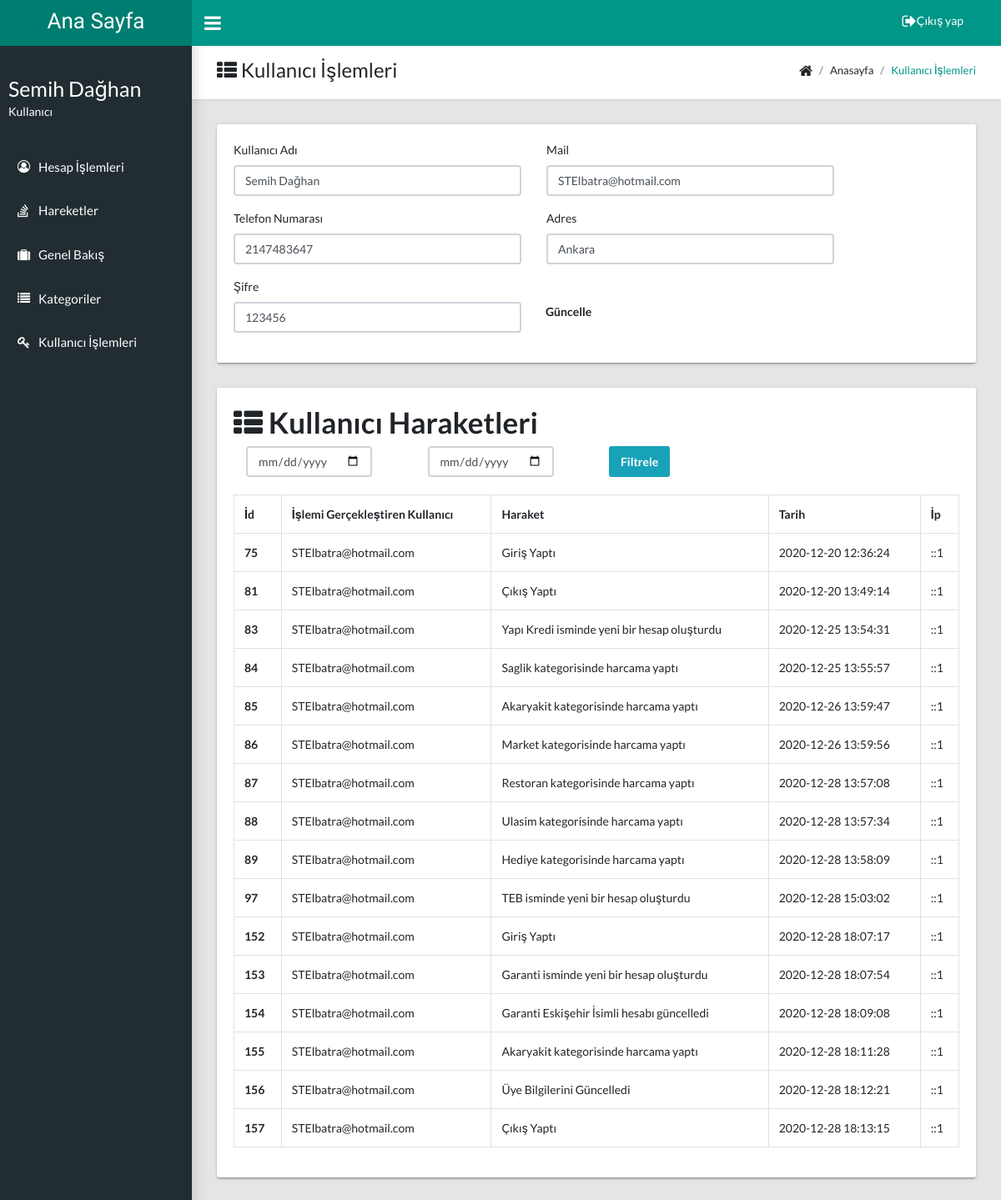
/panel/kullaniciislem.php, run on the app's committed database.
### tables this page shows
CREATE TABLE `uyeler` (
  `id` int(11) NOT NULL,
  `kullanici_adi` varchar(200) NOT NULL,
  `kullanici_mail` varchar(200) NOT NULL,
  `kullanici_tel` int(20) NOT NULL,
  `kullanici_adres` varchar(200) NOT NULL,
  `kullanici_sifre` varchar(200) NOT NULL
);

CREATE TABLE `kisilog` (
  `id` int(11) NOT NULL,
  `kisimail` varchar(30) NOT NULL,
  `kisiharaket` varchar(100) NOT NULL,
  `kisitarih` timestamp NOT NULL DEFAULT current_timestamp(),
  `ip` varchar(10) NOT NULL,
  `kdate` date NOT NULL DEFAULT current_timestamp()
);

### panel/kullaniciislem.php (the view, shortened to what this page needs)
<?php require_once 'inc/ust.php'; ?>
<?php require_once 'inc/sol.php'; ?>
<head>
    <link rel="stylesheet" href="http://code.jquery.com/ui/1.11.4/themes/smoothness/jquery-ui.css">
</head>
    <main class="app-content">
        <div class="app-title">
            <div>
                <h1><i class="fa fa-th-list"></i> Kullanıcı İşlemleri</h1>
            </div>
            <ul class="app-breadcrumb breadcrumb">
                <li class="breadcrumb-item"><i class="fa fa-home fa-lg"></i></li>
                <li class="breadcrumb-item">Anasayfa</li>
                <li class="breadcrumb-item active"><a href="#">Kullanıcı İşlemleri </a></li>
            </ul>
        </div>
        <div class="row">
                <div class="col-md-12">
                    <div class="tile">
                        <div class="m-t-30">
                            <?php
                            $sifreyenile = $db->query("SELECT * FROM uyeler WHERE id = 1")->fetch(PDO::FETCH_ASSOC);
                            ?>
                            <form>
                                <div class="row">
                                    <div class="form-group col-md-5">
                                        <label for="subject">Kullanıcı Adı</label>
                                        <input type="text" name="kullanici_adi" class="form-control required" value="<?php echo $sifreyenile['kullanici_adi']; ?>" placeholder="Kullanıcı Adınızı Giriniz...">
                                    </div>
                                    <div class="form-group col-md-5">
                                        <label for="subject">Mail</label>
                                        <input type="email" name="kullanici_mail" class="form-control required" value="<?php echo $sifreyenile['kullanici_mail']; ?>" placeholder="Mail Adresinizi Giriniz...">
                                    </div>
                                </div>
                                <div class="row">
                                    <div class="form-group col-md-5">
                                        <label for="subject">Telefon Numarası</label>
                                        <input type="number" name="kullanici_tel" class="form-control required" value="<?php echo $sifreyenile['kullanici_tel']; ?>" placeholder="Telefon Numaranızı Giriniz...">
                                    </div>
                                    <div class="form-group col-md-5">
                                        <label for="subject">Adres</label>
                                        <input type="text" name="kullanici_adres" class="form-control required" value="<?php echo $sifreyenile['kullanici_adres']; ?>" placeholder="Adresinizi Giriniz...">
                                    </div>
                                </div>
                                <div class="row">
                                    <div class="form-group col-md-5">
                                        <label for="subject">Şifre</label>
                                        <input type="number" name="kullanici_sifre" class="form-control required" value="<?php echo $sifreyenile['kullanici_sifre']; ?>" placeholder=" Yeni Şifrenizi Giriniz...">
                                    </div>
                                    <button class="btn my-3" type="submit"   onclick="return false;" id="update">Güncelle</button>
                                </div>
                            </form>
                        </div>
                    </div>
                </div>
            <div class="col-md-12">
                <div class="tile">
                    <div>
                        <h1><i class="fa fa-th-list"></i> Kullanıcı Haraketleri</h1>
                    </div>
                    <div class="m-t-30">
                        <body>
                        <form action="" class="form-inline date-form">
                            <div class="col-md-3">
                                <input type="date" name="from_date" id="from_date" class="form-control" placeholder="İlk Tarih" />
                            </div>
                            <div class="col-md-3">
                                <input type="date" name="to_date" id="to_date" class="form-control" placeholder="İkinci Tarih" />
                            </div>
                            <div class="col-md-5">
                                <input type="button" name="filter" id="filter" value="Filtrele" class="btn btn-info" />
                            </div>
                        </form>
                            <br />
                            <div id="order_table">
                                <table class="table table-bordered">
                                    <tr>
                                        <th>İd</th>
                                        <th>İşlemi Gerçekleştiren Kullanıcı</th>
                                        <th>Haraket</th>
                                        <th>Tarih</th>
                                        <th>İp</th>
                                    </tr>
                                    <?php
                                    $haraketsay = $db->query("SELECT * FROM kisilog");
                                    while ($haraketquery = $haraketsay->fetch(PDO::FETCH_ASSOC)) {
                                        $haraketid = $haraketquery['id'];
                                        $haraketmail = $haraketquery['kisimail'];
                                        $kisiharaket = $haraketquery['kisiharaket'];
                                        $kisiharakettarih = $haraketquery['kisitarih'];
                                        $kisiip = $haraketquery['ip'];
                                        ?>
                                        <tr>
                                            <th scope="row"><?php echo $haraketid; ?></th>
                                            <td><?php echo $haraketmail; ?></td>
                                            <td><?php echo $kisiharaket;?></td>
                                            <td><?php echo $kisiharakettarih; ?></td>
                                            <td><?php echo $kisiip; ?></td>
                                        </tr>
                                        <?php
                                    }
                                    ?>
                                </table>
                            </div>
                        </div>
                        </body>
                        </html>
<?php require_once 'inc/alt.php'; ?>

### data on the page
uyeler: kullanici_adi "Semih Dağhan", kullanici_mail "STElbatra@hotmail.com", kullanici_tel "2147483647", kullanici_adres "Ankara", kullanici_sifre "123456"
kisilog: id "75", kisimail "STElbatra@hotmail.com", kisiharaket "Giriş Yaptı", kisitarih "2020-12-20 12:36:24", ip "::1"
kisilog: id "81", kisimail "STElbatra@hotmail.com", kisiharaket "Çıkış Yaptı", kisitarih "2020-12-20 13:49:14", ip "::1"
kisilog: id "83", kisimail "STElbatra@hotmail.com", kisiharaket "Yapı Kredi isminde yeni bir hesap oluşturdu", kisitarih "2020-12-25 13:54:31", ip "::1"
kisilog: id "84", kisimail "STElbatra@hotmail.com", kisiharaket "Saglik kategorisinde harcama yaptı", kisitarih "2020-12-25 13:55:57", ip "::1"
kisilog: id "85", kisimail "STElbatra@hotmail.com", kisiharaket "Akaryakit kategorisinde harcama yaptı", kisitarih "2020-12-26 13:59:47", ip "::1"
kisilog: id "86", kisimail "STElbatra@hotmail.com", kisiharaket "Market kategorisinde harcama yaptı", kisitarih "2020-12-26 13:59:56", ip "::1"
kisilog: id "87", kisimail "STElbatra@hotmail.com", kisiharaket "Restoran kategorisinde harcama yaptı", kisitarih "2020-12-28 13:57:08", ip "::1"
kisilog: id "88", kisimail "STElbatra@hotmail.com", kisiharaket "Ulasim kategorisinde harcama yaptı", kisitarih "2020-12-28 13:57:34", ip "::1"
kisilog: id "89", kisimail "STElbatra@hotmail.com", kisiharaket "Hediye kategorisinde harcama yaptı", kisitarih "2020-12-28 13:58:09", ip "::1"
kisilog: id "97", kisimail "STElbatra@hotmail.com", kisiharaket "TEB isminde yeni bir hesap oluşturdu", kisitarih "2020-12-28 15:03:02", ip "::1"
kisilog: id "152", kisimail "STElbatra@hotmail.com", kisiharaket "Giriş Yaptı", kisitarih "2020-12-28 18:07:17", ip "::1"
kisilog: id "153", kisimail "STElbatra@hotmail.com", kisiharaket "Garanti isminde yeni bir hesap oluşturdu", kisitarih "2020-12-28 18:07:54", ip "::1"
kisilog: id "154", kisimail "STElbatra@hotmail.com", kisiharaket "Garanti Eskişehir İsimli hesabı güncelledi", kisitarih "2020-12-28 18:09:08", ip "::1"
kisilog: id "155", kisimail "STElbatra@hotmail.com", kisiharaket "Akaryakit kategorisinde harcama yaptı", kisitarih "2020-12-28 18:11:28", ip "::1"
kisilog: id "156", kisimail "STElbatra@hotmail.com", kisiharaket "Üye Bilgilerini Güncelledi", kisitarih "2020-12-28 18:12:21", ip "::1"
kisilog: id "157", kisimail "STElbatra@hotmail.com", kisiharaket "Çıkış Yaptı", kisitarih "2020-12-28 18:13:15", ip "::1"
